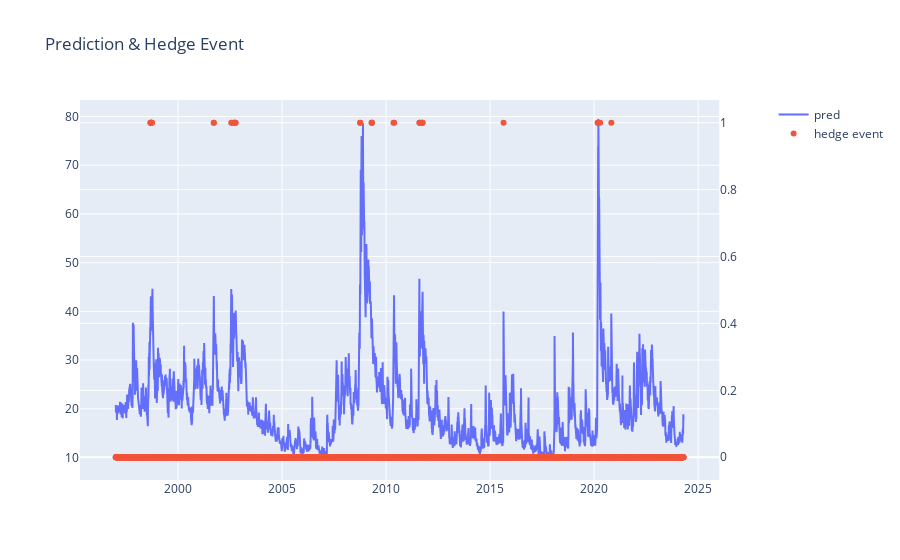

This figure's notebook cell:
### Code cell
df_work_arima_100 = generate_hedge_signal(arima_100,mean_94_96 + 10 * std_94_96)
df_work_arima_100.to_csv("arima100.csv")

### Figure 1 — Plotly figure (JSON) as saved in the notebook; plotly's stock layout.template omitted (floating-point values rounded to 4 significant figures; data arrays with more than 128 entries replaced by an {"elided": "..."} marker saying what was removed)
{"data": [{"mode": "lines", "name": "pred", "type": "scatter", "x": {"elided": "6870 str values"}, "xaxis": "x", "y": {"elided": "6870 float values"}, "yaxis": "y"}, {"mode": "markers", "name": "hedge event", "type": "scatter", "x": {"elided": "6870 str values"}, "xaxis": "x", "y": {"elided": "6870 int values"}, "yaxis": "y2"}], "layout": {"title": {"text": "Prediction & Hedge Event"}, "xaxis": {"anchor": "y", "domain": [0, 0.94]}, "yaxis": {"anchor": "x", "domain": [0, 1]}, "yaxis2": {"anchor": "x", "overlaying": "y", "side": "right"}}}
